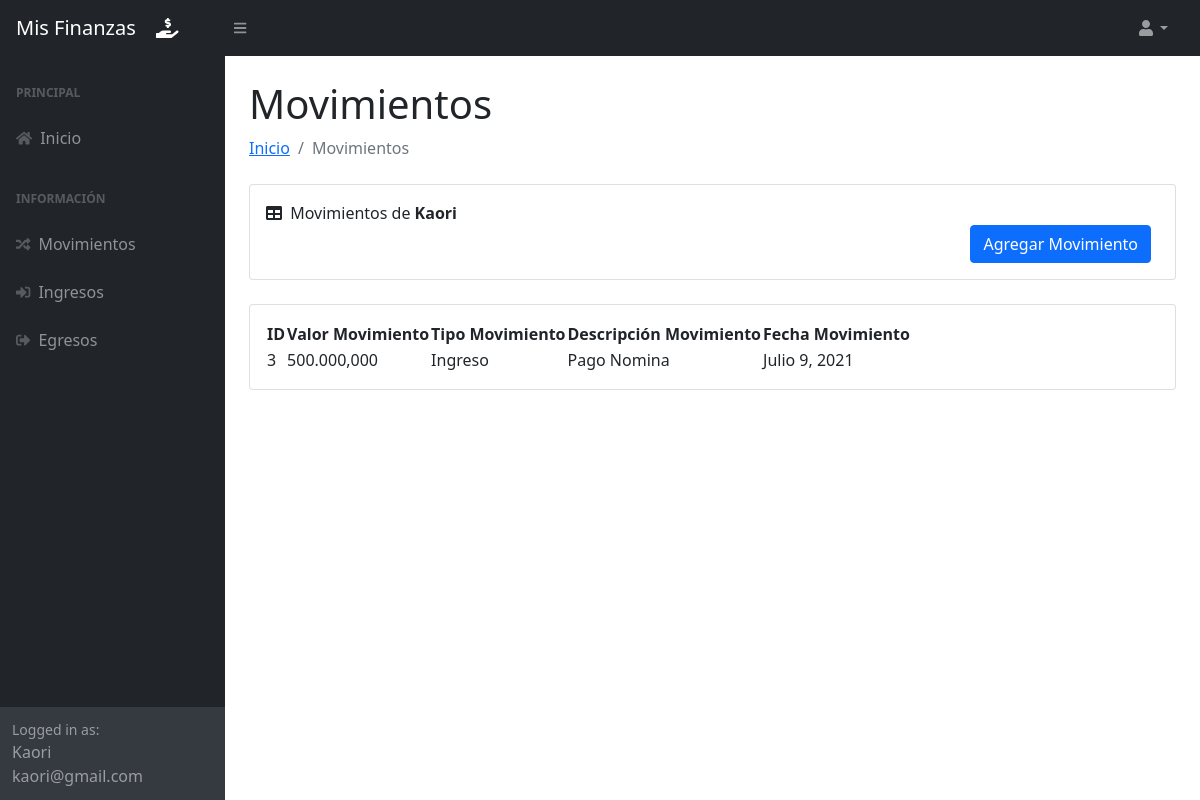
/movimientos/ (signed in), run on an earlier commit of the app's database.
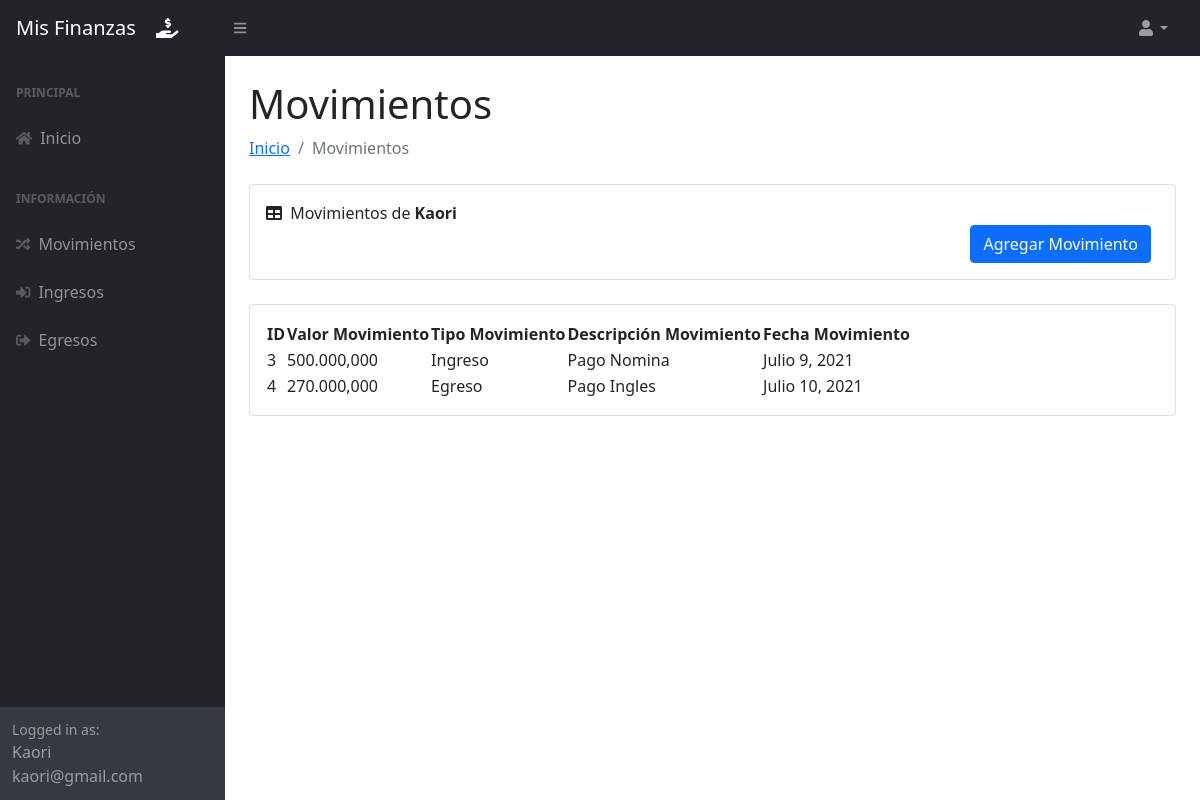
And on a later commit of the database.
### sistema_control/models.py (models this page shows, shortened)
class Movimiento(models.Model):
    id = models.AutoField(primary_key=True)
    usuario = models.ForeignKey(User, null=False, blank=False, on_delete=models.CASCADE)
    tipoMovimiento = models.ForeignKey(TipoMovimiento, null=False, blank=False, on_delete=models.CASCADE)
    descripcionMovimiento = models.TextField()
    valorMovimiento = models.DecimalField(max_digits=20, decimal_places=3)
    fechaMovimiento = models.DateField()

class TipoMovimiento(models.Model):
    id = models.AutoField(primary_key=True)
    nombreTipoMovimiento = models.CharField(max_length=7)
    def __str__(self):
        return self.nombreTipoMovimiento

### sistema_control/views.py (the view)
# urls.py: path('movimientos/', views.movimientos_usuario, name='movimientos'),
@login_required
def movimientos_usuario(request):
    movimientos = Movimiento.objects.filter(usuario = request.user)
    context = {'movimientos':movimientos}
    return render(request, 'movimientos.html', context)

### sistema_control/templates/movimientos.html (shortened to what this page needs)
{% extends 'layout.html' %}
{% block cuerpo %}
<body class="sb-nav-fixed">
    <nav class="sb-topnav navbar navbar-expand navbar-dark bg-dark">
        <a class="navbar-brand ps-3" href="{% url 'home' %}">Mis Finanzas<i class="fas fa-hand-holding-usd" style="margin-left: 20;"></i></a>
        <button class="btn btn-link btn-sm order-1 order-lg-0 me-4 me-lg-0" id="sidebarToggle" href="#!"><i class="fas fa-bars"></i></button>
        <ul class="navbar-nav ms-auto ms-md-0 me-3 me-lg-4">
            <li class="nav-item dropdown">
                <a class="nav-link dropdown-toggle" id="navbarDropdown" href="#" role="button" data-bs-toggle="dropdown" aria-expanded="false"><i class="fas fa-user fa-fw"></i></a>
            </li>
        </ul>
    </nav>
    <div id="layoutSidenav">
        <div id="layoutSidenav_nav">
            <nav class="sb-sidenav accordion sb-sidenav-dark" id="sidenavAccordion">
                <div class="sb-sidenav-menu">
                    <div class="nav">
                        <div class="sb-sidenav-menu-heading">Principal</div>
                        <a class="nav-link" href="{% url 'home' %}">
                            <div class="sb-nav-link-icon"><i class="fas fa-home"></i></div>
                            Inicio
                        </a>
                        <div class="sb-sidenav-menu-heading">Información</div>
                        <a class="nav-link" href="{% url 'movimientos' %}">
                            <div class="sb-nav-link-icon"><i class="fas fa-random"></i></div>
                            Movimientos
                        </a>
                        <a class="nav-link" href="tables.html">
                            <div class="sb-nav-link-icon"><i class="fas fa-sign-in-alt"></i></div>
                            Ingresos
                        </a>
                        <a class="nav-link" href="tables.html">
                            <div class="sb-nav-link-icon"><i class="fas fa-sign-out-alt"></i></div>
                            Egresos
                        </a>
                    </div>
                </div>
                <div class="sb-sidenav-footer">
                    <div class="small">Logged in as:</div>
                    {{ request.user.username }}
                    <br>
                    {{ request.user.email }}
                </div>
            </nav>
        </div>
        <div id="layoutSidenav_content">
            <main>
                <div class="container-fluid px-4">
                    <h1 class="mt-4">Movimientos</h1>
                    <ol class="breadcrumb mb-4">
                        <li class="breadcrumb-item"><a href="{% url 'home' %}">Inicio</a></li>
                        <li class="breadcrumb-item active">Movimientos</li>
                    </ol>
                    <div class="card mb-4">
                        <div class="card-body">
                            <i class="fas fa-table me-1"></i>
                            Movimientos de <b>{{ request.user.username }}</b>
                            <div class="d-grid gap-2 d-md-flex justify-content-md-end">
                                <button class="btn btn-primary me-md-2" type="submit">Agregar Movimiento</button>
                              </div>
                        </div>
                    </div>
                    <div class="card mb-4">
                        <div class="card-body">
                            <table id="datatablesSimple">
                                <thead>
                                    <tr>
                                        <th>ID</th>
                                        <th>Valor Movimiento</th>
                                        <th>Tipo Movimiento</th>
                                        <th>Descripción Movimiento</th>
                                        <th>Fecha Movimiento</th>
                                    </tr>
                                </thead>
                                <tbody>
                                    {% load humanize %}
                                    {% for movimento in movimientos %}
                                    <tr>
                                        <td>{{ movimento.id }}</td>
                                        <td>{{ movimento.valorMovimiento|intcomma }}</td>
                                        <td>{{ movimento.tipoMovimiento }}</td>
                                        <td>{{ movimento.descripcionMovimiento }}</td>
                                        <td>{{ movimento.fechaMovimiento }}</td>
                                    </tr>
                                    {% endfor %}
                                </tbody>
                            </table>
                        </div>
                    </div>
                </div>
            </main>
        </div>
    </div>
</body>
{% endblock %}

### sistema_control/templates/layout.html (shortened to what this page needs)
<!DOCTYPE html>
{% load static %}
<html lang="es">
    <head>
        <link href="{% static 'css/styles.css' %}" rel="stylesheet" />
    </head>
    <body>
        {% block cuerpo %}
        {% endblock %}
    </body>
</html>

What changed in the data, as far as the page shows it:
added Movimiento: id "4", valorMovimiento "270.000,000", tipoMovimiento "Egreso", descripcionMovimiento "Pago Ingles", fechaMovimiento "Julio 10, 2021"
